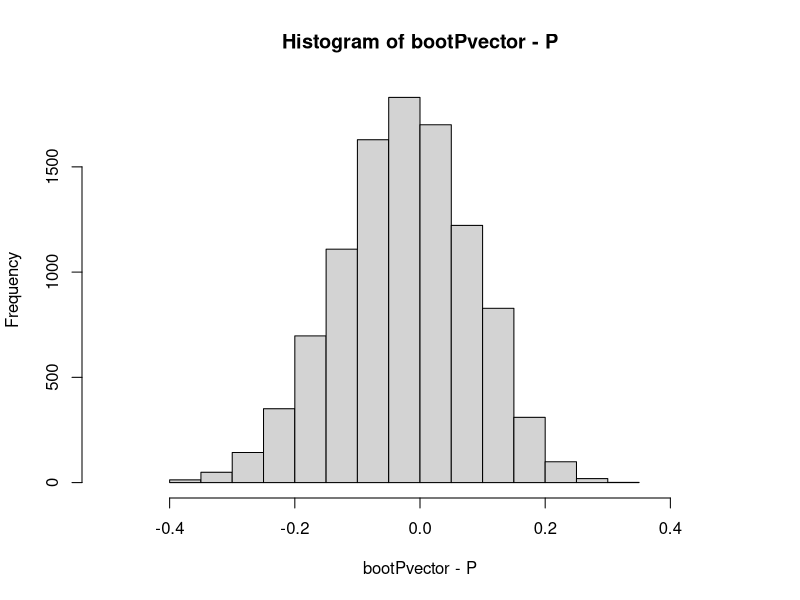
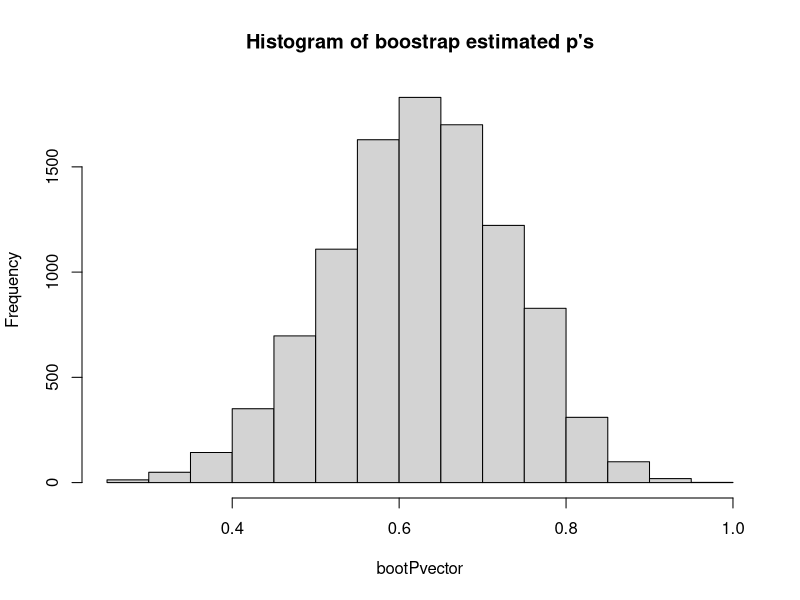

Source code (R) for these figures, in order: (Note: this script raises an error after producing the figures.)
library(rstudioapi) # to automatically set the working directory to this file's path.
library(e1071)  # to compute skewness of a distribution

#set the working directory to this file's path
setwd(dirname(rstudioapi::getActiveDocumentContext()$path))


# Ok let's begin
A = as.vector(read.csv("data/data.csv",header = F)); A
n = length(A); n

# Ex1 a)
X = length(A[A > 1200]); X
P = X/n;P

# Ex1 b)

B = 10000;
boot_samples = matrix(nrow=B,ncol=20)
bootPvector = c()
sd_boot_sample = c()
set.seed(123)
# gen 10000 bootstrap samples
for (i in 1:B){
  # generated 1 bootstrap sample
  bi_sample = sample(as.numeric(A),n,replace = TRUE)
  # save the sample
  boot_samples[i,] = bi_sample
  # estimator P applied to each bootstrap sample
  pi = length(bi_sample[bi_sample > 1200]) / n
  # save the estimator of this sample
  bootPvector = c(bootPvector, pi)
}
# bootstrap estimate of P
bootP = mean(bootPvector); bootP
# bootstrap estimate of the bias of P
boot_bias_P = bootP - P; boot_bias_P
# bootstrap estimate of the variance of P - theta
boot_var_P = 1/(B-1)*sum((bootPvector - bootP)^2); boot_var_P

# Now let's correct the estimates with the bias
bias_corrected_P = P - boot_bias_P; bias_corrected_P

# optional - visualizing the distribution of bootP - P
hist(bootPvector - P,xlim=c(-0.5,0.5))
# Conclusions
# it looks normal, centered at zero. As seen above, 
# the expected value of this bias is boot_bias_P = 0.00023.
# also, the skew looks to be about zero with a slight inclination to the left (-> negative)
skew_boot_bias_P = skewness(bootPvector - P); skew_boot_bias_P
# -0.1725537

###################################################
############ Confidence intervals #################
###################################################

# A) Percentile confidence interval
ci_percentile = quantile(bootPvector, c(.025,.975)); ci_percentile

# B) Basic(Pivot) confidence interval
deltastar = bootPvector - P
d = quantile(deltastar, c(.025,.975));
ci_basic = P - c(d[2], d[1]); ci_basic
# Percentile was exactly the same as the basic!

# C) Studentized confidence interval
# Steps
# 1º - for each boot_sample already generated, generate M bootstrap samples, 
#      for each of them (the 1,...,M samples), compute the statistic P and finally get its standard deviation
#      which represents the sd of the bootstrap estimator of the initial sample. Repeat for the B samples
#      and save the results in a vector called sd_boot_P.
# 2º - compute the delta_star's 
# 3º - get the quantiles of the delta_star's.
# 4º- compute the confidence interval through the formula

# 1º
sd_boot_P = c()
set.seed(123)
M = 100
for (boot_sample_idx in 1:nrow(boot_samples)){
  boot_sample = boot_samples[boot_sample_idx,]
  
  # vector will contain the estimated P's
  boot_P = c()
  for (m in 1:M){
    boot_sample_ception = sample(as.numeric(boot_sample), length(boot_sample), replace = TRUE)
    pi = length(boot_sample_ception[boot_sample_ception > 1200]) / length(boot_sample)
    boot_P = c(boot_P, pi)
  }
  # compute sd
  sd_P = sd(boot_P)
  sd_boot_P = c(sd_boot_P, sd_P)
}
# 2º
deltastar = (bootPvector - P) / sd_boot_P; 
# 3º
d = quantile(deltastar, c(.025,.975));
# 4ª
ci = P - c(d[2],d[1])*sd(bootPvector); ci



####################################
############ Plots #################
####################################
png(filename="media/histogram_boot_ps.png")
hist(bootPvector,main='Histogram of boostrap estimated p\'s')
dev.off()


#############################################
############ Hypothesis testing #############
#############################################

set.seed(123)
B=10000;
alpha = 0.05
n = length(A); n
mu0 = 1000;
sd0 = sd(A);
t.obs = (rowMeans(A)-mu0)/sd0
t.npb=numeric(B)
z=A-rowMeans(A)+mu0

for(i in 1:B){
  x.npb=sample(z,n,replace=T)
  sd.npb = sd(x.npb)
  t.npb[i]=(rowMeans(x.npb)-mu0)/sd.npb
}
# left tailed test
p.value <- sum(t.npb>=t.obs)/B
p.value
ifelse(p.value < alpha,'Reject H0', "Don't reject H0")
# 0.0053
# since p.value is < 0.05 we have evidence to reject H0 at the 5% level
